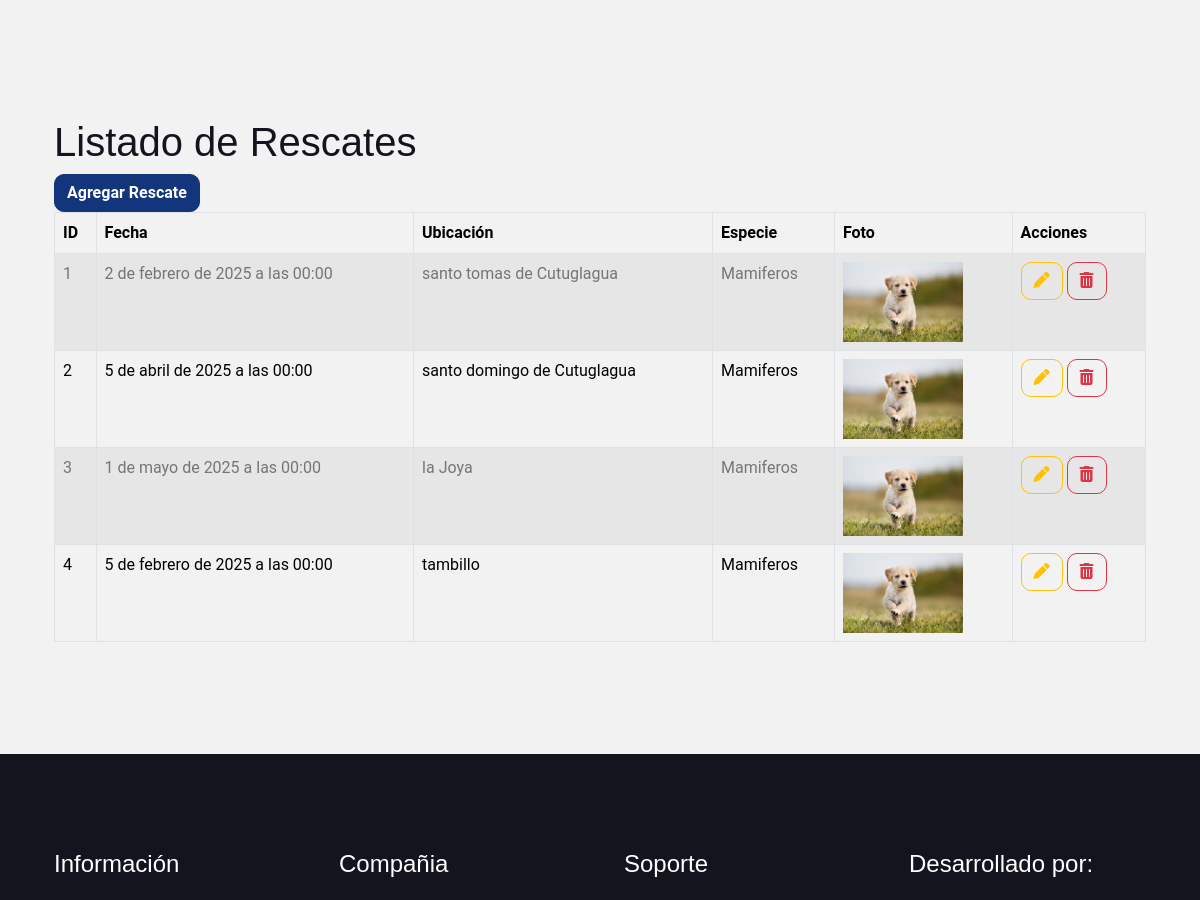
/rescates/ (middle part), run on an earlier commit of the app's database.
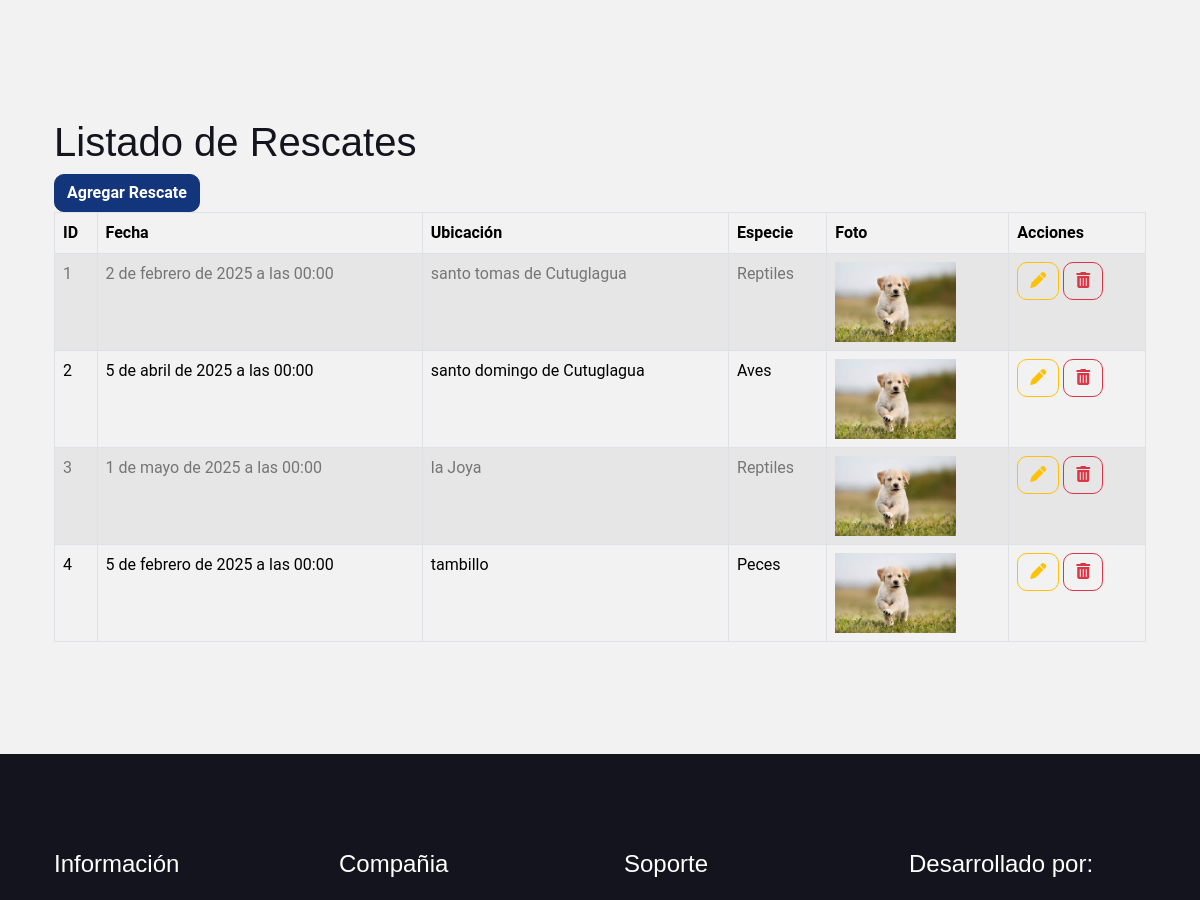
And on a later commit of the database.
### Aplicaciones/Animales/models.py (models this page shows, shortened)
class Rescate(models.Model):
    fecha = models.DateTimeField()
    ubicacion = models.CharField(max_length=255)
    especie = models.ForeignKey(Especie, on_delete=models.CASCADE, default=1)
    foto_rescate = models.ImageField(upload_to='rescates/', null=True, blank=True)

class Especie(models.Model):
    nombre = models.CharField(max_length=100)
    descripcion = models.TextField(null=True, blank=True)

### Aplicaciones/Animales/views.py (the view)
# urls.py: path('rescates/', views.rescate),
def rescate(request):
    rescates = Rescate.objects.all()
    return render(request, "rescate.html", {'rescates': rescates})

### Aplicaciones/Animales/templates/rescate.html (shortened to what this page needs)
{% extends './plantilla.html' %}
{% block contenido %}
<br>
<h1>Listado de Rescates</h1>
<a href="/nuevoRescate/" class="btn btn-primary">Agregar Rescate</a>
<table class="table table-bordered table-striped table-hover" id="tbl_rescates">
    <thead>
        <tr>
            <th>ID</th>
            <th>Fecha</th>
            <th>Ubicación</th>
            <th>Especie</th>
            <th>Foto</th>
            <th>Acciones</th>
        </tr>
    </thead>
    <tbody>
        {% for r in rescates %}
        <tr>
            <td>{{ r.id }}</td>
            <td>{{ r.fecha }}</td>
            <td>{{ r.ubicacion }}</td>
            <td>{{ r.especie.nombre }}</td>
            <td>
                {% if r.foto_rescate %}
                    <img src="{{ r.foto_rescate.url }}" height="80px" alt="">
                {% else %}
                    Sin foto
                {% endif %}
            </td>
            <td>
                <a href="/editarRescate/{{ r.id }}" class="btn btn-outline-warning"><i class="fa fa-pen"></i></a>
                <a href="#" onclick="eliminarRescate('{{ r.id }}');" class="btn btn-outline-danger"><i class="fa fa-trash"></i></a>
            </td>
        </tr>
        {% endfor %}
    </tbody>
</table>
{% endblock %}

What changed in the data, as far as the page shows it:
changed Rescate "2 de febrero de 2025 a las 00:00": especie.nombre "Mamiferos" → "Reptiles"
changed Rescate "santo domingo de Cutuglagua": especie.nombre "Mamiferos" → "Aves"
changed Rescate "1 de mayo de 2025 a las 00:00": especie.nombre "Mamiferos" → "Reptiles"
changed Rescate "tambillo": especie.nombre "Mamiferos" → "Peces"
